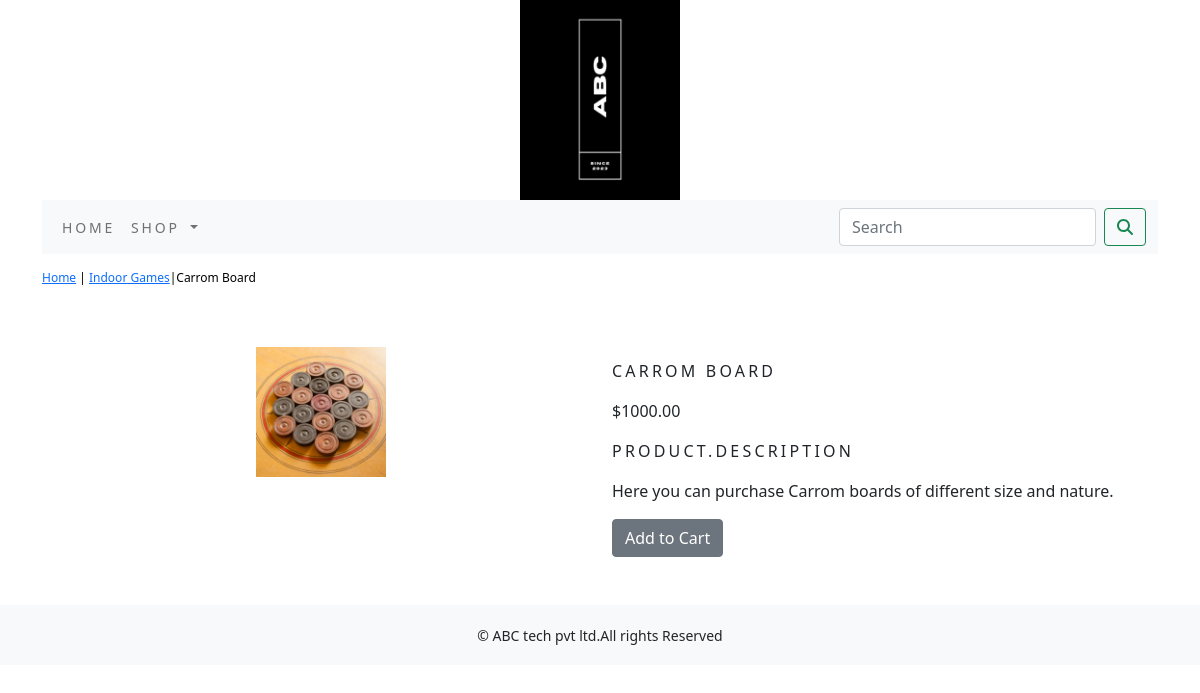
/indoor-games/carrom-board/, run on the app's committed database.
### shop/models.py (models this page shows, shortened)
class Product(models.Model):
    name=models.CharField(max_length=250,unique=True)
    slug=models.SlugField(max_length=250,unique=True)
    description=models.TextField(blank=True)
    price=models.DecimalField(max_digits=10,decimal_places=2)
    category=models.ForeignKey(Category,on_delete=models.CASCADE)
    image = models.ImageField(upload_to='product', blank=True)
    stock=models.IntegerField()
    available=models.BooleanField(default=True)
    created=models.DateTimeField(auto_now_add=True)
    updated=models.DateTimeField(auto_now=True)
    class Meta:
        ordering=('name',)
        verbose_name='product'
        verbose_name_plural='products'

class Category(models.Model):
    name = models.CharField(max_length=250, unique=True)
    slug = models.SlugField(max_length=250, unique=True)
    description = models.TextField(blank=True)
    image = models.ImageField(upload_to='category', blank=True)
    class Meta:
        ordering=('name',)
        verbose_name='category'
        verbose_name_plural='categories'
    def get_url(self):
        return reverse('shop:product_by_category',args=[self.slug])
    def __str__(self):
        return '{}'.format(self.name)

### shop/views.py (the view)
# urls.py: path('<slug:c_slug>/<slug:product_slug>/', views.proDetail, name='prodCatdetail')
def proDetail(request, c_slug, product_slug):
    try:
        product = Product.objects.get(category__slug=c_slug, slug=product_slug)
    except Exception as e:
        raise e
    return render(request, 'product.html', {'product': product})

### cart/context_processors.py (called while the page is built)
def counter(request):
    item_count = 0
    if 'admin' in request.path:
        return {}
    else:
        try:
            cart = Cart.objects.filter(cart_id=_cart_id(request))
            cart_items=CartItem.objects.all().filter(cart=cart[:1])
            for cart_item in cart_items:
                item_count += cart_item.quantity
        except Cart.DoesNotExist:
            item_count =0
    return dict(item_count=item_count)

### cart/views.py (called while the page is built)
def _cart_id(request):
    cart = request.session.session_key
    if not cart:
        cart = request.session.create()
    return cart

### shop/context_processors.py (called while the page is built)
def menu_links(request):
    links = Category.objects.all()
    return dict(links=links)

### Templates/product.html (shortened to what this page needs)
{% extends 'base.html' %}
{% load static %}
{% block content %}
<div class="row my_prod_row_class">
    <div class="mx_auto">
        <p><a href="{% url 'shop:allProdCat' %}">Home</a> | <a href="{{product.category.get_url}}">{{product.category}}</a>|{{product.name}}</p>
    </div>
</div>
<div class="container">
<br>
<div class="row">
    <div class="col-12 col-sm-12 col-md-12 col-lg-6 text-center">
        <div style="min-width:18rem">
            <img src="{{product.image.url}}" alt="{{product.name}}" width="130px;" height="130px;">
        </div>
    </div>
        <div class="col-12 col-sm-12 col-md-12 col-lg-6">
            <h1 class="my_prod_title">{{product.name}}</h1>
            <p>${{product.price}}</p>
            <p class="my_title">product.description</p>
            <p class="text-justify my_prod_text">{{product.description}}</p>
            {% if product.stock <= 0 %}
            <p class="text-justify my_prod_text"><b>Out of Stock</b></p>
            {% else %}
            <a class="btn btn-secondary" href="{% url 'cart:add_cart' product.id %}">Add to Cart</a>
            {% endif %}
        </div>
</div>
</div>
{% endblock %}

### static/css/custom.css (style rules this page uses)
body { font-family: 'Roboto', sans-serif; }
.my_title { font-size:16px; text-transform:uppercase; letter-spacing:.2em; }
.my_prod_row_class { padding-top:15px; padding-bottom:20px; }
.my_prod_row_class .mx_auto { color:#000; font-size:12px; text-decoration:none; }
.my_prod_title { font-size:16px; text-transform:uppercase; letter-spacing:.2em; padding-top:15px; padding-bottom:10px; }

### data on the page
Product: category "Indoor Games", name "Carrom Board", image (picture), name "CARROM BOARD", price "1000.00", description "Here you can purchase Carrom boards of different size and nature."
